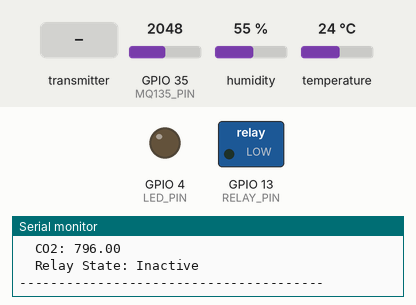
A program run on a simulated ESP32. On the bench: switched loads named in the program (green lamp = pin HIGH), output pins drawn as LEDs (lit = HIGH), the last lines printed to the serial monitor. The test bench sets the inputs (shaded band); at power-on: GPIO 35 (MQ135_PIN) = 2048, humidity 55 %, temperature 24 °C.

Above: at 1.2 s.
1.3 s: the transmitter starts sending soilMoisture = 0
At 1.9 s:
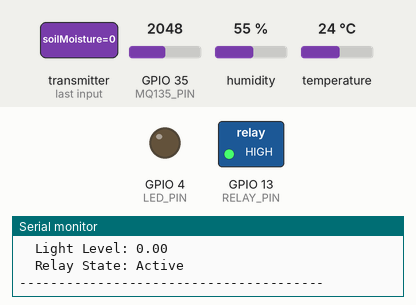
At 2.7 s:
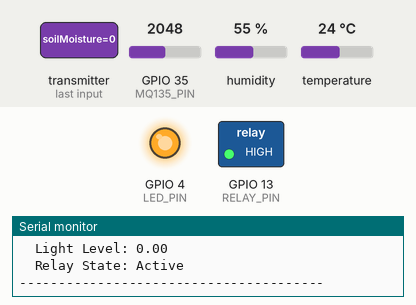
3.6 s: GPIO 35 (MQ135_PIN) set to 3040
7.6 s: GPIO 35 (MQ135_PIN) set to 2960
Timing chart, 0 to 10.6 s (numbered marks = the images above; inputs shaded):
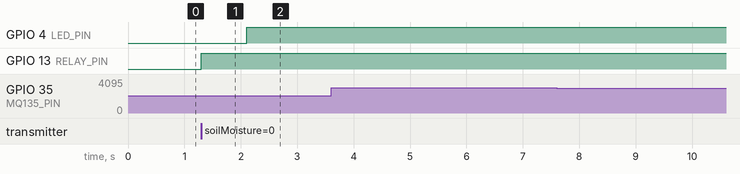

Measured:
- after the input at 1.3 s, GPIO 4 (LED_PIN): LOW → HIGH after 0.80 s; GPIO 13 (RELAY_PIN): LOW → HIGH at once

The program:

main.cpp
```cpp
#include <WiFi.h>
#include <esp_now.h>
#include <DHT.h>

// Define DHT11 sensor
#define DHTPIN 22       // Pin connected to DHT11
#define DHTTYPE DHT11   // DHT 11 sensor
DHT dht(DHTPIN, DHTTYPE);

// Define MQ135 sensor pin (analog input)
#define MQ135_PIN 35    // Pin connected to MQ135 sensor

// Define relay and LED pins
#define RELAY_PIN 13
#define LED_PIN 4

// Time management for relay
unsigned long lastRelayActivationTime = 0; // Track last activation time
const unsigned long relayActiveDuration = 20000; // 20 seconds in milliseconds

// Structure to receive data from Device 1 and add relay state
typedef struct struct_message {
  int soilMoisture;      // Soil moisture data (from Device 1)
  float lightLevel;      // Light level sensor data (from Device 1)
  float temperature;     // DHT11 temperature
  float humidity;        // DHT11 humidity
  float co2Concentration; // MQ135 CO2 concentration
  bool relayState;       // Relay state
} struct_message;

struct_message outgoingData; // Data to send to Device 3

// ESP-NOW callback function to receive data from Device 1
void OnDataRecv(const uint8_t *mac_addr, const uint8_t *incomingData, int len) {
  struct_message incomingReadings;
  memcpy(&incomingReadings, incomingData, sizeof(incomingReadings));

  // Store received data
  outgoingData.soilMoisture = incomingReadings.soilMoisture;
  outgoingData.lightLevel = incomingReadings.lightLevel;

  // Relay control logic
  if (outgoingData.lightLevel < 100) {
    outgoingData.relayState = true; // Activate relay
    lastRelayActivationTime = millis(); // Record the activation time
  } else if (millis() - lastRelayActivationTime > relayActiveDuration) {
    outgoingData.relayState = false; // Deactivate relay after 20 seconds
  }

  // Update relay state
  digitalWrite(RELAY_PIN, outgoingData.relayState ? HIGH : LOW);

  Serial.println("Received Data from Device 1:");
  Serial.print("  Soil Moisture: ");
  Serial.println(outgoingData.soilMoisture);
  Serial.print("  Light Level: ");
  Serial.println(outgoingData.lightLevel);
  Serial.print("  Relay State: ");
  Serial.println(outgoingData.relayState ? "Active" : "Inactive");
  Serial.println("---------------------------------------");
}

// Read DHT11 sensor data
void readDHT11() {
  outgoingData.temperature = dht.readTemperature();
  outgoingData.humidity = dht.readHumidity();

  // Check if readings are valid
  if (!isnan(outgoingData.temperature) && !isnan(outgoingData.humidity)) {
    Serial.println("DHT11 Sensor Data:");
    Serial.print("  Temperature: ");
    Serial.print(outgoingData.temperature);
    Serial.println(" °C");
    Serial.print("  Humidity: ");
    Serial.print(outgoingData.humidity);
    Serial.println(" %");
    Serial.println("---------------------------------------");
  } else {
    Serial.println("Failed to read from DHT sensor!");
    Serial.println("---------------------------------------");
  }
}

// Read MQ135 sensor data
void readMQ135() {
  int analogValue = analogRead(MQ135_PIN);  // Read the analog value

  // Debug raw analog value
  Serial.print("Raw MQ135 Analog Value: ");
  Serial.println(analogValue);

  // Example improved scaling (adjust values based on your calibration)
  if (analogValue > 200 && analogValue < 3000) {
    outgoingData.co2Concentration = map(analogValue, 200, 3000, 400, 1000); // Adjust range based on observations
  } else {
    outgoingData.co2Concentration = -1; // Invalid or out-of-range reading
  }

  Serial.print("MQ135 CO2 Concentration: ");
  if (outgoingData.co2Concentration != -1) {
    Serial.print(outgoingData.co2Concentration);
    Serial.println(" ppm");
  } else {
    Serial.println("Invalid reading");
  }
  Serial.println("---------------------------------------");
}

// Control LED based on relay state
void openLED() {
  if (outgoingData.relayState) {
    digitalWrite(LED_PIN, HIGH);
  } else {
    digitalWrite(LED_PIN, LOW);
  }
}

void setup() {
  Serial.begin(115200);

  // Initialize DHT sensor
  dht.begin();

  // Initialize Relay and LED pins
  pinMode(RELAY_PIN, OUTPUT);
  pinMode(LED_PIN, OUTPUT);
  digitalWrite(RELAY_PIN, LOW); // Ensure relay is off initially

  // Initialize ESP-NOW
  WiFi.mode(WIFI_STA);
  if (esp_now_init() != ESP_OK) {
    Serial.println("Error initializing ESP-NOW");
    return;
  }

  // Register the ESP-NOW callback function
  esp_now_register_recv_cb(OnDataRecv);

  // Initialize Serial2 for communication with Device 3
  Serial2.begin(115200, SERIAL_8N1, 16, 17);
  Serial.println("Device 2 setup complete.");
}

void loop() {
  // Read sensors
  readDHT11();
  readMQ135();

  // Send data to Device 3 via Serial2
  Serial2.write((uint8_t *)&outgoingData, sizeof(outgoingData));

  // Debug: Print all data being sent
  Serial.println("Sending Data to Device 3:");
  Serial.print("  Soil Moisture: ");
  Serial.println(outgoingData.soilMoisture);
  Serial.print("  Light Level: ");
  Serial.println(outgoingData.lightLevel);
  Serial.print("  Temperature: ");
  Serial.println(outgoingData.temperature);
  Serial.print("  Humidity: ");
  Serial.println(outgoingData.humidity);
  Serial.print("  CO2: ");
  Serial.println(outgoingData.co2Concentration);
  Serial.print("  Relay State: ");
  Serial.println(outgoingData.relayState ? "Active" : "Inactive");

  openLED();

  Serial.println("---------------------------------------");

  delay(2000); // Reduce processing load
}
```
